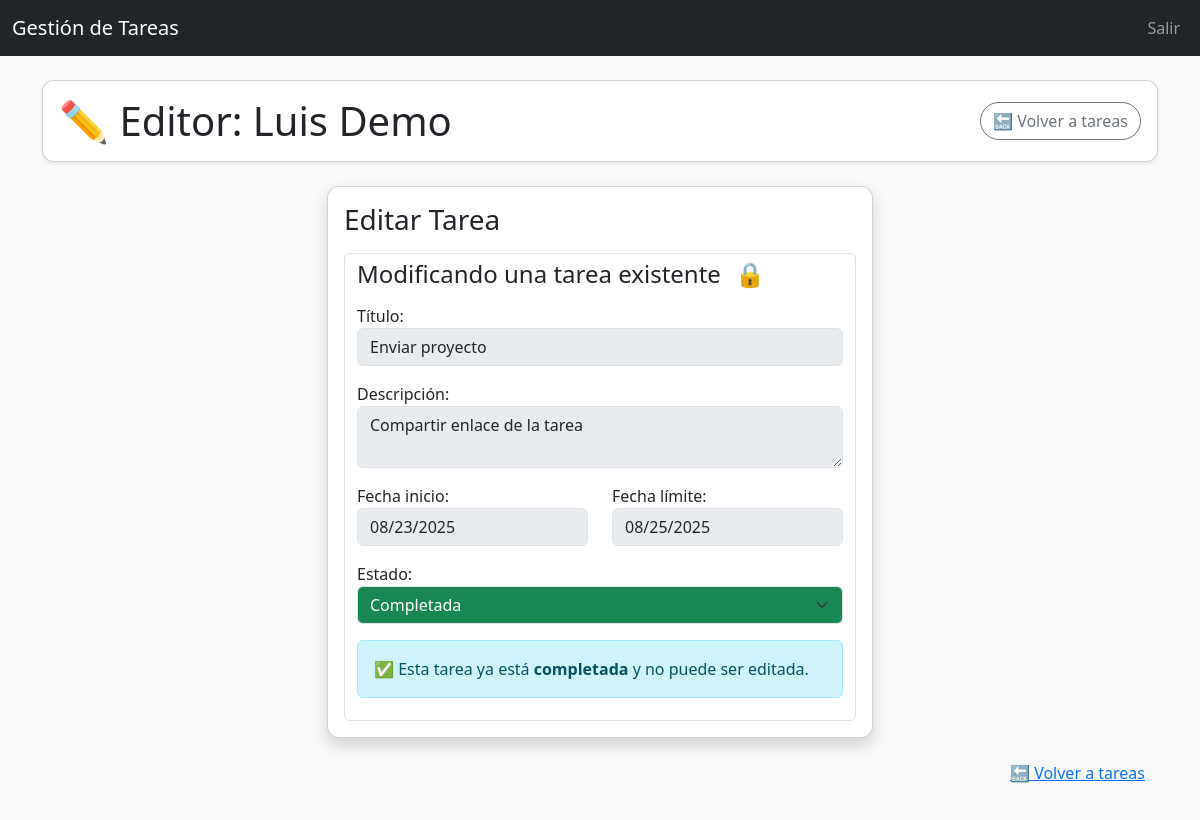
/editar_tarea.php?id=13 (signed in), run on the app's committed database.
### tables this page shows
CREATE TABLE IF NOT EXISTS `tareas` (
  `id` int NOT NULL AUTO_INCREMENT,
  `usuario_id` int NOT NULL,
  `titulo` varchar(150) NOT NULL,
  `descripcion` text,
  `estado` enum('pendiente','en progreso','completada') DEFAULT 'pendiente',
  `fecha_inicio` date DEFAULT NULL,
  `fecha_limite` date DEFAULT NULL,
  `deleted_at` datetime DEFAULT NULL,
  `created_at` datetime DEFAULT NULL,
  `updated_at` datetime DEFAULT NULL,
  PRIMARY KEY (`id`),
  KEY `usuario_id` (`usuario_id`),
  CONSTRAINT `tareas_ibfk_1` FOREIGN KEY (`usuario_id`) REFERENCES `usuarios` (`id`) ON DELETE CASCADE
);

### editar_tarea.php (the view, shortened to what this page needs)
<?php
include("db.php");
include("header.php");
$error = [];
$tarea = null;
$id = isset($_GET['id']) ? intval($_GET['id']) : 0;
if ($id <= 0) {
    $error[] = ['msg' => "ID de tarea no válido.", 'tipo' => 'warning'];
} else {
    $stmt = $conn->prepare("SELECT * FROM tareas WHERE id = ? AND usuario_id = ?");
    $stmt->bind_param("ii", $id, $_SESSION['usuario_id']);
    $stmt->execute();
    $result = $stmt->get_result();
    $tarea = $result->fetch_assoc();
}
?>
<div class="card mb-4 shadow-sm">
    <div class="card-body d-flex justify-content-between align-items-center">
        <h2 class="display-6 mb-0">✏️ Editor: <?php echo $_SESSION['nombre']; ?></h2>
        <a href="tareas.php" class="btn btn-outline-secondary">🔙 Volver a tareas</a>
    </div>
</div>
<?php $disabled = ($tarea['estado'] == 'completada') ? 'disabled' : ''; ?>
<?php if ($tarea): ?>
    <div class="row justify-content-center">
        <div class="col-md-6">
            <div class="card shadow">
                <div class="card-body">
                    <h3 class="mb-3">Editar Tarea</h3>
                    <form method="POST" class="form-control">
                        <h4 class="mb-3">Modificando una tarea existente
                            <?php if ($tarea['estado'] == 'completada'): ?>
                                <span class="ms-2 text-success">🔒</span>
                            <?php endif; ?>
                        </h4>
                        <div class="mb-3">
                            <label for="titulo">Título: </label>
                            <input type="text" name="titulo" class="form-control" value="<?= htmlspecialchars($tarea['titulo']) ?>" <?= $disabled ?> required>
                        </div>
                        <div class="mb-3">
                            <label for="descripcion">Descripci&oacute;n:</label>
                            <textarea name="descripcion" class="form-control" <?= $disabled ?>><?= htmlspecialchars($tarea['descripcion']) ?></textarea>
                        </div>
                        <div class="row mb-3">
                            <div class="col-md-6">
                                <label>Fecha inicio:</label>
                                <input type="date" name="inicio" class="form-control" value="<?= $tarea['fecha_inicio'] ?>" <?= $disabled ?>>
                            </div>
                            <div class="col-md-6">
                                <label>Fecha límite:</label>
                                <input type="date" name="limite" class="form-control" value="<?= $tarea['fecha_limite'] ?>" <?= $disabled ?>>
                            </div>
                        </div>
                        <div class="mb-3">
                            <label for="estado">Estado:</label>
                            <select name="estado" id="estado" class="form-select" <?= $disabled ?>>
                                <?php if ($tarea['estado'] == 'pendiente'): ?>
                                    <option value="pendiente" <?= $tarea['estado'] == 'pendiente' ? 'selected' : '' ?>>Pendiente</option>
                                    <option value="en progreso">En Progreso</option>
                                <?php elseif ($tarea['estado'] == 'en progreso'): ?>
                                    <option value="en progreso" <?= $tarea['estado'] == 'en progreso' ? 'selected' : '' ?>>En Progreso</option>
                                    <option value="completada">Completada</option>
                                <?php else: ?>
                                    <option value="completada" selected>Completada</option>
                                <?php endif; ?>
                            </select>
                        </div>
                        <div class="mb-3">
                            <?php if ($tarea['estado'] != 'completada'): ?>
                                <div class="mb-3">
                                    <input type="submit" class="btn btn-success" value="Guardar">
                                    <input type="reset" class="btn btn-warning" value="Cancelar">
                                </div>
                            <?php else: ?>
                                <div class="alert alert-info">
                                    ✅ Esta tarea ya está <strong>completada</strong> y no puede ser editada.
                                </div>
                            <?php endif; ?>
                        </div>
                    </form>
                </div>
            </div>
        </div>
    </div>
<?php endif; ?>
<div class="d-flex justify-content-end mt-3 mb-5">
    <div class="d-flex justify-content-between align-items-center mb-3">
        <a href="tareas.php" class="btn btn-link">🔙 Volver a tareas</a>
    </div>
</div>
<?php include("footer.php"); ?>

### assets/css/style.css (style rules this page uses)
body { background: #f8f9fa; }
.card { border-radius: 12px; }
.btn { border-radius: 20px; }

### data on the page
tareas: titulo "Enviar proyecto", descripcion "Compartir enlace de la tarea", inicio "08/23/2025", limite "08/25/2025", estado "Completada"

### other printed values
$_SESSION['nombre'] "Luis Demo"
